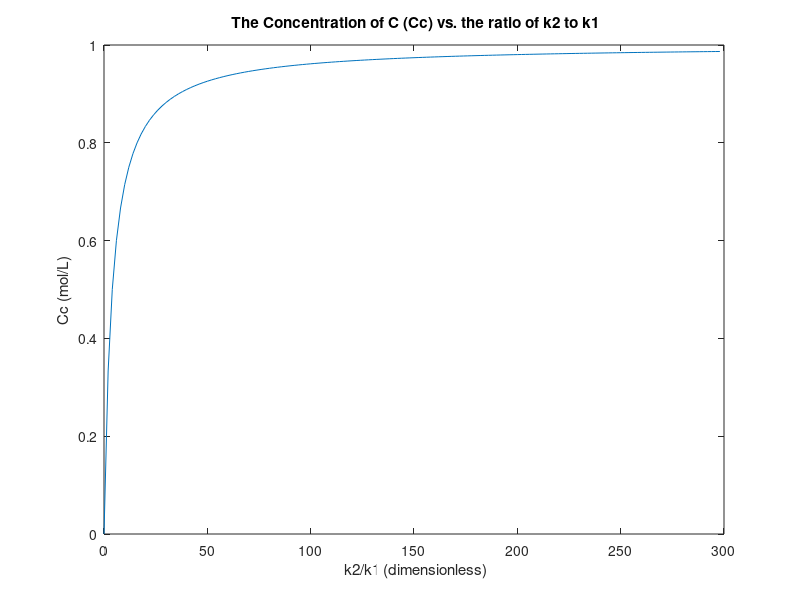

Here is the MATLAB script that generated this plot:
%Homework 2
%Problem 4
clc
clear all
%Assumptions: 1) Constant Density  2)Isothermal Conditions 3)Steady State
%4)Irreversible reactions 5) Well-mixed

%Rate law equations 
% r1=k1 * CA
% r2=k2 * CB

%Mass Balance equations 
%    Acc       =   In    -    out    +    gen    -    cons
%A        : d(V CA)/dt = v CAo   -   v * CA    +     0     -    k1 * CA * V
%A reduced: (v/V)CAo   = (v/V)*CA + k1 *CA

%B        : d(V CB)/dt = v CBo   -   v * CB     +k1 * CA * V  -    k2 * CB * V
%B reduced : (v/V)CBo   = (v/V) * CB - k1 *CA + k2 *CB

%C        : d(V CC)/dt = v CCo   -   v * CC     +k2 * CB * V
%C reduced : (v/V)CCo   = (v/V) * CC - k2 *CB

%C=[CA CB CC]'
%tau=V/v
for i=1:1:150
    tau=30/60;%min
    k1=0.5; %min
%To cover the the values between 0 and 1, k1 is written as i-1
    k2(i)=(i-1); %min
% To solve for the concentrations C, the equation A*C=CF is expressed as
A=[(1+k1*tau), 0, 0; -k1*tau, (1+k2(i)*tau), 0; 0, -k2(i)*tau, 1];
CF=[5 0 0];
% The equation A*C=CF is written as 
C= inv(A)*CF';
CA(i)= C(1);
CB(i)=C(2);
CC(i)=C(3);
kratio(i)=(k2(i)/k1);
end
plot(kratio, CC)
xlabel(' k2/k1 (dimensionless)')
ylabel('Cc (mol/L)')
title(' The Concentration of C (Cc) vs. the ratio of k2 to k1')
